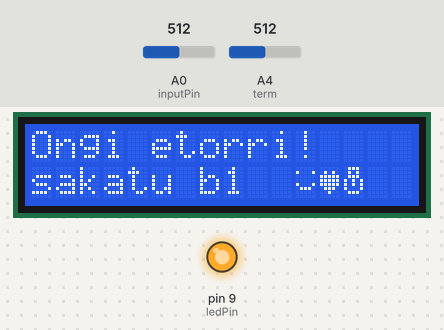
Recording of a sketch running on a simulated Arduino Uno, built with avr-gcc and run on an emulated ATmega328P. Parts: 16×2 character LCD, output pins drawn as LEDs (lit = HIGH). The inputs (shaded band) are chosen by the test bench; at power-on: A0 (inputPin) = 512, A4 (term) = 512.

Above: at 1.2 s.
1.3 s: A0 (inputPin) set to 106
2.8 s: A0 (inputPin) set to 91
At 2.9 s:
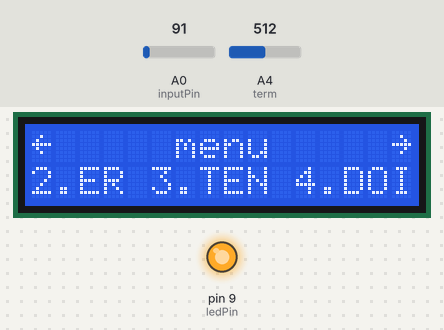
4.9 s: A0 (inputPin) set to 122
At 5.3 s:
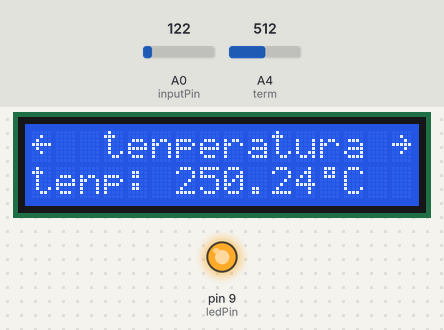
6.5 s: A4 (term) set to 221
At 8.0 s:
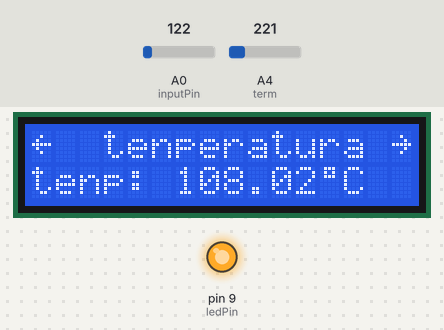
8.5 s: A4 (term) set to 187
At 9.6 s:
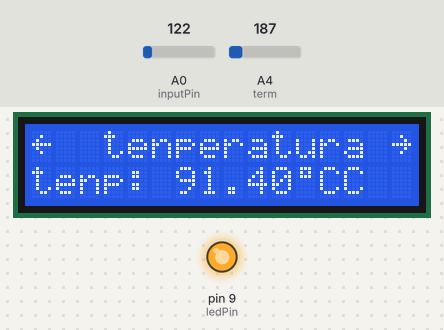
10.5 s: A4 (term) set to 23
At 12.2 s:
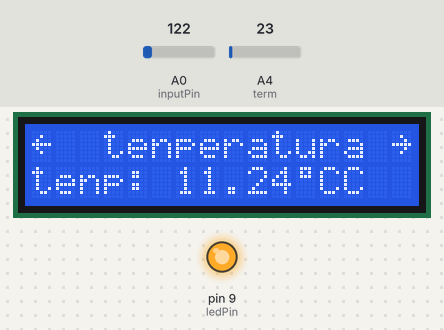
12.5 s: A4 (term) set to 18
At 13.8 s:
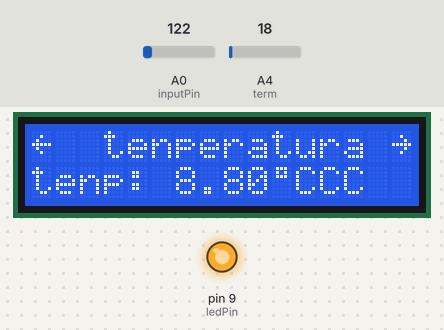
Timing chart, 0 to 15.5 s (numbered marks = the images above; inputs shaded):
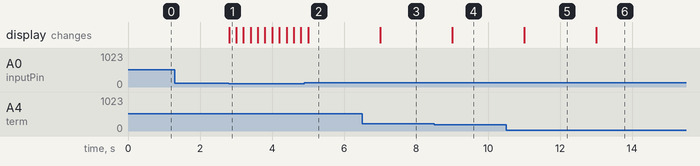

Measured:
- the behaviour switches between 100 and 99 on A0 (inputPin) (found by bisection; images 0 and 1)
- the behaviour switches between 205 and 204 on A4 (term) (found by bisection; images 3 and 4)
- the behaviour switches between 21 and 20 on A4 (term) (found by bisection; images 5 and 6)
- after the input at 1.3 s, every drawn part: stays the same
- after the input at 2.8 s, the display: changes at once (image 1)
- after the input at 4.9 s, the display: changes after 0.10 s (image 2)
- after the input at 6.5 s, the display: changes after 0.50 s (image 3)
- after the input at 8.5 s, the display: changes after 0.50 s (image 4)
- after the input at 10.5 s, the display: changes after 0.50 s (image 5)
- after the input at 12.5 s, the display: changes after 0.50 s (image 6)

The sketch:

erloju-termometroa.ino
```cpp
#include <LiquidCrystal.h>
LiquidCrystal lcd(7, 6, 5, 4, 3, 2);

const int inputPin = A0;    // buttons array analog input
const int ledPin =  9;      // backlight control
const int sensorPin = A1;   // buttons array analog input
uint16_t inputValue = 0;    // value read from buttons array
int kasua, botoia, ormin;                  //zein kasuan gauden adierazten digu
float ptenperatura;                 //tenperatura gordetzen du;
int ordu, minu, segu = 0;       //ordua, minutuak eta segunduak gordetzeko

unsigned long denbora, denbora2, lagDen, lagDen1, lag = 0;
unsigned long maxMillis = 4294967295;
boolean segPasa = false;
int sensorValue = 0;
const int term = A4;

//extra: hemen hainbat karaktere berezi definitzen ditugu.
byte smiley[8] = {
  B00000,
  B10001,
  B00000,
  B00000,
  B10001,
  B01110,
  B00000,
  B00000,
};
byte heart[8] = {
  B00000,
  B01010,
  B11111,
  B11111,
  B11111,
  B01110,
  B00100,
  B00000,
};
byte larrow[8] = {
  B00000,
  B00100,
  B00010,
  B11111,
  B00010,
  B00100,
  B00000,
  B00000,
};
byte rarrow[8] = {
  B00000,
  B00100,
  B01000,
  B11111,
  B01000,
  B00100,
  B00000,
  B00000,
};

byte termo[8] = {
  B01110,
  B01010,
  B01110,
  B10101,
  B10101,
  B10001,
  B01110,
  B00000,
};

byte gradua[8] = {
  B01110,
  B01010,
  B01110,
  B00000,
  B00000,
  B00000,
  B00000,
};

//hau simuladorerako soilik.
/*const int inputPin1 = A0;  // buttons array analog input
const int inputPin2 = A1;  // buttons array analog input
const int inputPin3 = A2;  // buttons array analog input
const int inputPin4 = A3;  // buttons array analog input
const int inputPin5 = A4;  // buttons array analog input
uint16_t inputValue1 = 0;   // value read from buttons array
uint16_t inputValue2 = 0;   // value read from buttons array
uint16_t inputValue3 = 0;   // value read from buttons array
uint16_t inputValue4 = 0;   // value read from buttons array
uint16_t inputValue5 = 0;   // value read from buttons array*/
//simuladorea soilik.

void setup()
{
  pinMode(ledPin, OUTPUT);
  digitalWrite(ledPin, HIGH);
  lcd.begin(16, 2);               // set up the LCD's number of columns and rows
  lcd.print("Ongi etorri!");  // Print a message on the LCD

  //Charactere bereziak sortu
  lcd.createChar(0, smiley);
  lcd.createChar(1,heart);
  lcd.createChar(2,larrow);
  lcd.createChar(3,rarrow);
  lcd.createChar(4,termo);
  lcd.createChar(5,gradua);

  //karaktere bereziak inprimatu
  lcd.setCursor(11,1);
  lcd.write(byte(0));
  lcd.write(byte(1));
  lcd.write(byte(4));

  //beheko lerroa inprimatu
  lcd.setCursor(0, 1);            // set the cursor to column 0, line 1
  lcd.print("sakatu b1");
  Serial.begin(9600);
  kasua = 0;
}


void loop() {
  denboraEguneratu();
  tenperatura();

  //hau simuladorerako soilik.
  /*inputValue1 = analogRead(inputPin1);
  inputValue2 = analogRead(inputPin2);
  inputValue3 = analogRead(inputPin3);
  inputValue4 = analogRead(inputPin4);
  inputValue5 = analogRead(inputPin5);
  if(inputValue1 <= 1023 && inputValue1 > 950) inputValue = 1;
  else if(inputValue2 <= 1023 && inputValue2 > 950) inputValue = 2;
  else if(inputValue3 <= 1023 && inputValue3 > 950) inputValue = 3;
  else if(inputValue4 <= 1023 && inputValue4 > 950) inputValue = 4;
  else if(inputValue5 <= 1023 && inputValue5 > 950) inputValue = 5;
  else inputValue = 0;*/
  //simuladorerako soilik.

  //Comprobar botones
  inputValue = analogRead(inputPin);
  if(inputValue < 100 && inputValue >= 0) inputValue = 1;
  else if(inputValue < 250 && inputValue > 150) inputValue = 2;
  else if(inputValue < 470 && inputValue > 370) inputValue = 3;
  else if(inputValue < 670 && inputValue > 570) inputValue = 4;
  else if(inputValue < 870 && inputValue > 770) inputValue = 5;
  else if(inputValue <= 1023 && inputValue > 950) inputValue = 0;


  //delay-a kentzeko:
  lagDen = millis();
  if ((lagDen - lagDen1 >= 200 || lagDen - lagDen1 < 0) && inputValue != 0)
  {
    lagDen1 = lagDen;
  }
  else
    inputValue = 0;

  /*Después mejorar sin delay para evitar leer más de una vez una pulsación.
  Gero hobetu delay gabe, pultsaketa bat behin baino ez irakurtzeko.*/

  //////////*******************CAMBIADO - ALDATUTA - fin 2
  switch (kasua)
  {
    case 0:
      if (inputValue == 1)
      {
        kasu1();
      }
      break;
    case 1:
      if (inputValue == 1)
      {
        kasu4();
      }
      else if (inputValue == 0)
      {
      }
      else if (inputValue == 2)
      {
        kasu2();
      }
      else if (inputValue == 3)
      {
        kasu3();
      }
      else if (inputValue == 4)
      {
        kasu4();
      }
      else if (inputValue == 5)
      {
        kasu2();
      }
      break;
    case 2:
      if (inputValue == 0)
      {
        if (segPasa)
        {
          inprimatuDenbora();
          segPasa = false;
        }
      }
      if (inputValue == 1)
      {
        kasu1();
      }
      else if (inputValue == 2)
      {
        kasu1();
      }
      else if (inputValue == 3)
      {
        kasu4();
      }
      else if (inputValue == 5)
      {
        kasu3();
      }
      break;
    case 3:
      if (inputValue == 0)
      {
        if (segPasa)
        {
          inprimatuTenp();
          segPasa = false;
        }
      }
     else if (inputValue == 1)
      {
        kasu2();
      }
      else if (inputValue == 3)
      {
        kasu1();
      }
      else if (inputValue == 5)
      {
        kasu4();
      }
      break;
    case 4:
      if (inputValue == 0)
      {
        if (segPasa)
        {
          inprimatuDenbora();
          segPasa = false;
        }
      }
      else if (inputValue == 1)
      {
        kasu3();
      }
      else if (inputValue == 2)
      {
        if (ormin == 1)
        {
          if (ordu != 23)
          {
            ordu ++;
          }
          else
            ordu = 0;
        }
        else
        {
          if (minu == 59)
            minu = 0;
          else
            minu ++;
        }
      }
      else if (inputValue == 3)
      {
        if (ormin == 1)
        {
          if (ordu >0)
            ordu --;
          else
            ordu = 23;
        }
        else
        {
          if (minu >0)
            minu --;
          else
            minu = 59;
        }
      }
      else if (inputValue == 4)
      {
        if (ormin == 1)
        {
          ormin = 2;
        }
        else
        {
          ormin = 1;
        }
      }
      if (inputValue == 5)
      {
        kasu1();
      }
  }
}

//kasuen funtzioak.
void kasu1()
{
  kasua = 1;
  lcd.clear();
  lcd.write(byte(3));
  lcd.print("     menu     ");
  lcd.write(byte(2));
  lcd.setCursor(0,1);
  lcd.print("2.ER 3.TEN 4.DOI");
}

void kasu2()
{
  kasua = 2;
  lcd.clear();
  lcd.write(byte(3));
  lcd.print("   erlojua    ");
  lcd.write(byte(2));
  lcd.setCursor(1,0);
}

void kasu3()
{
  kasua = 3;
  lcd.clear();
  lcd.write(byte(3));
  lcd.print("  tenperatura ");
  lcd.write(byte(2));
}

void kasu4()
{
  kasua = 4;
  ormin = 1;
  lcd.clear();
  lcd.write(byte(3));
  lcd.print(" ordua aldatu ");
  lcd.write(byte(2));
}

//erlojuaren funtzioak.
void inprimatuDenbora()
{
  lcd.setCursor(4,1);
  if (ordu < 10)
  {
    lcd.print("0");
    lcd.print(ordu);
  }
  else
  {
    lcd.print(ordu);
  }
  lcd.print(":");
  if (minu < 10)
  {
    lcd.print("0");
    lcd.print(minu);
  }
  else
  {
    lcd.print(minu);
  }
  lcd.print(":");
  if (segu < 10)
  {
    lcd.print("0");
    lcd.print(segu);
  }
  else
  {
    lcd.print(segu);
  }
}

void denboraEguneratu()
{
  denbora = millis();
  if (denbora - denbora2 >= 1000)
  {
    segPasa = true;
    denbora2 += 1000;
    if (segu < 59)
    {
      segu ++;
    }
    else
    {
      segu = 0;
      if (minu < 59)
      {
        minu ++;
      }
      else
      {
        minu = 0;
        if (ordu < 23)
        {
          ordu ++;
        }
        else
        {
          ordu = 0;
        }
      }
    }
  }
}

//tenperaturaren funtzioak
void tenperatura()
{
  sensorValue = analogRead(term);
  ptenperatura = sensorValue * (500.0/1023.0);
}

void inprimatuTenp()
{
  lcd.setCursor(0,1);
  lcd.print("tenp: ");
  lcd.print(ptenperatura);
  lcd.write(byte(5));
  lcd.print("C");
}
```
